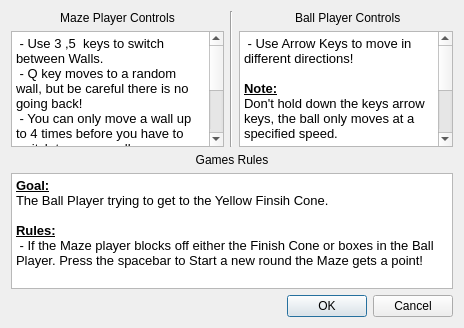
<?xml version="1.0" encoding="UTF-8"?>
<ui version="4.0">
 <class>instructionsdialog</class>
 <widget class="QDialog" name="instructionsdialog">
  <property name="geometry">
   <rect>
    <x>0</x>
    <y>0</y>
    <width>464</width>
    <height>328</height>
   </rect>
  </property>
  <property name="windowTitle">
   <string>instructionsdialog</string>
  </property>
  <layout class="QGridLayout" name="gridLayout">
   <item row="0" column="0">
    <layout class="QVBoxLayout" name="verticalLayout_3">
     <item>
      <layout class="QHBoxLayout" name="horizontalLayout">
       <item>
        <layout class="QVBoxLayout" name="verticalLayout_2">
         <item>
          <widget class="QLabel" name="label_2">
           <property name="text">
            <string>Maze Player Controls</string>
           </property>
           <property name="alignment">
            <set>Qt::AlignCenter</set>
           </property>
          </widget>
         </item>
         <item>
          <widget class="QTextEdit" name="textEdit_2">
           <property name="html">
            <string>&lt;!DOCTYPE HTML PUBLIC &quot;-//W3C//DTD HTML 4.0//EN&quot; &quot;http://www.w3.org/TR/REC-html40/strict.dtd&quot;&gt;
&lt;html&gt;&lt;head&gt;&lt;meta name=&quot;qrichtext&quot; content=&quot;1&quot; /&gt;&lt;style type=&quot;text/css&quot;&gt;
p, li { white-space: pre-wrap; }
&lt;/style&gt;&lt;/head&gt;&lt;body style=&quot; font-family:'MS Shell Dlg 2'; font-size:8.25pt; font-weight:400; font-style:normal;&quot;&gt;
&lt;p style=&quot; margin-top:0px; margin-bottom:0px; margin-left:0px; margin-right:0px; -qt-block-indent:0; text-indent:0px;&quot;&gt;&lt;span style=&quot; font-size:10pt;&quot;&gt; - Use 3 ,5  keys to switch between Walls.&lt;/span&gt;&lt;/p&gt;
&lt;p style=&quot; margin-top:0px; margin-bottom:0px; margin-left:0px; margin-right:0px; -qt-block-indent:0; text-indent:0px;&quot;&gt;&lt;span style=&quot; font-size:10pt;&quot;&gt; - Q key moves to a random wall, but be careful there is no going back!&lt;/span&gt;&lt;/p&gt;
&lt;p style=&quot; margin-top:0px; margin-bottom:0px; margin-left:0px; margin-right:0px; -qt-block-indent:0; text-indent:0px;&quot;&gt;&lt;span style=&quot; font-size:10pt;&quot;&gt; - You can only move a wall up to 4 times before you have to switch to a new wall.&lt;/span&gt;&lt;/p&gt;
&lt;p align=&quot;center&quot; style=&quot;-qt-paragraph-type:empty; margin-top:0px; margin-bottom:0px; margin-left:0px; margin-right:0px; -qt-block-indent:0; text-indent:0px; font-size:10pt;&quot;&gt;&lt;br /&gt;&lt;/p&gt;
&lt;p align=&quot;center&quot; style=&quot; margin-top:0px; margin-bottom:0px; margin-left:0px; margin-right:0px; -qt-block-indent:0; text-indent:0px;&quot;&gt;&lt;span style=&quot; font-size:10pt;&quot;&gt;Move wall with keys&lt;/span&gt;&lt;/p&gt;
&lt;p align=&quot;center&quot; style=&quot; margin-top:0px; margin-bottom:0px; margin-left:0px; margin-right:0px; -qt-block-indent:0; text-indent:0px;&quot;&gt;&lt;span style=&quot; font-size:10pt;&quot;&gt;R -- Up&lt;/span&gt;&lt;/p&gt;
&lt;p align=&quot;center&quot; style=&quot; margin-top:0px; margin-bottom:0px; margin-left:0px; margin-right:0px; -qt-block-indent:0; text-indent:0px;&quot;&gt;&lt;span style=&quot; font-size:10pt;&quot;&gt;D -- Left&lt;/span&gt;&lt;/p&gt;
&lt;p align=&quot;center&quot; style=&quot; margin-top:0px; margin-bottom:0px; margin-left:0px; margin-right:0px; -qt-block-indent:0; text-indent:0px;&quot;&gt;&lt;span style=&quot; font-size:10pt;&quot;&gt;F -- Down&lt;/span&gt;&lt;/p&gt;
&lt;p align=&quot;center&quot; style=&quot; margin-top:0px; margin-bottom:0px; margin-left:0px; margin-right:0px; -qt-block-indent:0; text-indent:0px;&quot;&gt;&lt;span style=&quot; font-size:10pt;&quot;&gt;G -- Right&lt;/span&gt;&lt;/p&gt;&lt;/body&gt;&lt;/html&gt;</string>
           </property>
          </widget>
         </item>
        </layout>
       </item>
       <item>
        <widget class="Line" name="line">
         <property name="orientation">
          <enum>Qt::Vertical</enum>
         </property>
        </widget>
       </item>
       <item>
        <layout class="QVBoxLayout" name="verticalLayout">
         <item>
          <widget class="QLabel" name="label">
           <property name="text">
            <string> Ball Player Controls</string>
           </property>
           <property name="alignment">
            <set>Qt::AlignCenter</set>
           </property>
          </widget>
         </item>
         <item>
          <widget class="QTextEdit" name="textEdit">
           <property name="html">
            <string>&lt;!DOCTYPE HTML PUBLIC &quot;-//W3C//DTD HTML 4.0//EN&quot; &quot;http://www.w3.org/TR/REC-html40/strict.dtd&quot;&gt;
&lt;html&gt;&lt;head&gt;&lt;meta name=&quot;qrichtext&quot; content=&quot;1&quot; /&gt;&lt;style type=&quot;text/css&quot;&gt;
p, li { white-space: pre-wrap; }
&lt;/style&gt;&lt;/head&gt;&lt;body style=&quot; font-family:'MS Shell Dlg 2'; font-size:8.25pt; font-weight:400; font-style:normal;&quot;&gt;
&lt;p style=&quot; margin-top:0px; margin-bottom:0px; margin-left:0px; margin-right:0px; -qt-block-indent:0; text-indent:0px;&quot;&gt;&lt;span style=&quot; font-size:10pt;&quot;&gt; - Use Arrow Keys to move in different directions!&lt;/span&gt;&lt;/p&gt;
&lt;p style=&quot;-qt-paragraph-type:empty; margin-top:0px; margin-bottom:0px; margin-left:0px; margin-right:0px; -qt-block-indent:0; text-indent:0px; font-size:10pt;&quot;&gt;&lt;br /&gt;&lt;/p&gt;
&lt;p style=&quot; margin-top:0px; margin-bottom:0px; margin-left:0px; margin-right:0px; -qt-block-indent:0; text-indent:0px;&quot;&gt;&lt;span style=&quot; font-size:10pt; font-weight:600; text-decoration: underline;&quot;&gt;Note:&lt;/span&gt;&lt;/p&gt;
&lt;p style=&quot; margin-top:0px; margin-bottom:0px; margin-left:0px; margin-right:0px; -qt-block-indent:0; text-indent:0px;&quot;&gt;&lt;span style=&quot; font-size:10pt;&quot;&gt;Don't hold down the keys arrow keys, the ball only moves at a specified speed. &lt;/span&gt;&lt;/p&gt;
&lt;p style=&quot;-qt-paragraph-type:empty; margin-top:0px; margin-bottom:0px; margin-left:0px; margin-right:0px; -qt-block-indent:0; text-indent:0px; font-size:10pt;&quot;&gt;&lt;br /&gt;&lt;/p&gt;
&lt;p align=&quot;center&quot; style=&quot; margin-top:0px; margin-bottom:0px; margin-left:0px; margin-right:0px; -qt-block-indent:0; text-indent:0px;&quot;&gt;&lt;span style=&quot; font-size:10pt;&quot;&gt;Up Arrow -- Up&lt;/span&gt;&lt;/p&gt;
&lt;p align=&quot;center&quot; style=&quot; margin-top:0px; margin-bottom:0px; margin-left:0px; margin-right:0px; -qt-block-indent:0; text-indent:0px;&quot;&gt;&lt;span style=&quot; font-size:10pt;&quot;&gt;Down Arrow -- Down&lt;/span&gt;&lt;/p&gt;
&lt;p align=&quot;center&quot; style=&quot; margin-top:0px; margin-bottom:0px; margin-left:0px; margin-right:0px; -qt-block-indent:0; text-indent:0px;&quot;&gt;&lt;span style=&quot; font-size:10pt;&quot;&gt;Left Arrow --Left&lt;/span&gt;&lt;/p&gt;
&lt;p align=&quot;center&quot; style=&quot; margin-top:0px; margin-bottom:0px; margin-left:0px; margin-right:0px; -qt-block-indent:0; text-indent:0px;&quot;&gt;&lt;span style=&quot; font-size:10pt;&quot;&gt;Right Arrow -- Right&lt;/span&gt;&lt;/p&gt;
&lt;p style=&quot;-qt-paragraph-type:empty; margin-top:0px; margin-bottom:0px; margin-left:0px; margin-right:0px; -qt-block-indent:0; text-indent:0px; font-size:10pt;&quot;&gt;&lt;br /&gt;&lt;/p&gt;
&lt;p style=&quot;-qt-paragraph-type:empty; margin-top:0px; margin-bottom:0px; margin-left:0px; margin-right:0px; -qt-block-indent:0; text-indent:0px; font-size:10pt;&quot;&gt;&lt;br /&gt;&lt;/p&gt;&lt;/body&gt;&lt;/html&gt;</string>
           </property>
          </widget>
         </item>
        </layout>
       </item>
      </layout>
     </item>
     <item>
      <widget class="QLabel" name="label_3">
       <property name="text">
        <string>Games Rules</string>
       </property>
       <property name="alignment">
        <set>Qt::AlignCenter</set>
       </property>
      </widget>
     </item>
     <item>
      <widget class="QTextEdit" name="textEdit_3">
       <property name="html">
        <string>&lt;!DOCTYPE HTML PUBLIC &quot;-//W3C//DTD HTML 4.0//EN&quot; &quot;http://www.w3.org/TR/REC-html40/strict.dtd&quot;&gt;
&lt;html&gt;&lt;head&gt;&lt;meta name=&quot;qrichtext&quot; content=&quot;1&quot; /&gt;&lt;style type=&quot;text/css&quot;&gt;
p, li { white-space: pre-wrap; }
&lt;/style&gt;&lt;/head&gt;&lt;body style=&quot; font-family:'MS Shell Dlg 2'; font-size:8.25pt; font-weight:400; font-style:normal;&quot;&gt;
&lt;p style=&quot; margin-top:0px; margin-bottom:0px; margin-left:0px; margin-right:0px; -qt-block-indent:0; text-indent:0px;&quot;&gt;&lt;span style=&quot; font-size:10pt; font-weight:600; text-decoration: underline;&quot;&gt;Goal:&lt;/span&gt;&lt;/p&gt;
&lt;p style=&quot; margin-top:0px; margin-bottom:0px; margin-left:0px; margin-right:0px; -qt-block-indent:0; text-indent:0px;&quot;&gt;&lt;span style=&quot; font-size:10pt;&quot;&gt;The Ball Player trying to get to the Yellow Finsih Cone.&lt;/span&gt;&lt;/p&gt;
&lt;p style=&quot;-qt-paragraph-type:empty; margin-top:0px; margin-bottom:0px; margin-left:0px; margin-right:0px; -qt-block-indent:0; text-indent:0px; font-size:10pt;&quot;&gt;&lt;br /&gt;&lt;/p&gt;
&lt;p style=&quot; margin-top:0px; margin-bottom:0px; margin-left:0px; margin-right:0px; -qt-block-indent:0; text-indent:0px;&quot;&gt;&lt;span style=&quot; font-size:10pt; font-weight:600; text-decoration: underline;&quot;&gt;Rules:&lt;/span&gt;&lt;/p&gt;
&lt;p style=&quot; margin-top:0px; margin-bottom:0px; margin-left:0px; margin-right:0px; -qt-block-indent:0; text-indent:0px;&quot;&gt;&lt;span style=&quot; font-size:10pt;&quot;&gt; - If the Maze player blocks off either the Finish Cone or boxes in the Ball Player. Press the spacebar to Start a new round the Maze gets a point!&lt;/span&gt;&lt;/p&gt;
&lt;p style=&quot;-qt-paragraph-type:empty; margin-top:0px; margin-bottom:0px; margin-left:0px; margin-right:0px; -qt-block-indent:0; text-indent:0px;&quot;&gt;&lt;br /&gt;&lt;/p&gt;&lt;/body&gt;&lt;/html&gt;</string>
       </property>
      </widget>
     </item>
     <item>
      <widget class="QDialogButtonBox" name="buttonBox">
       <property name="orientation">
        <enum>Qt::Horizontal</enum>
       </property>
       <property name="standardButtons">
        <set>QDialogButtonBox::Cancel|QDialogButtonBox::Ok</set>
       </property>
      </widget>
     </item>
    </layout>
   </item>
  </layout>
 </widget>
 <resources/>
 <connections/>
</ui>
